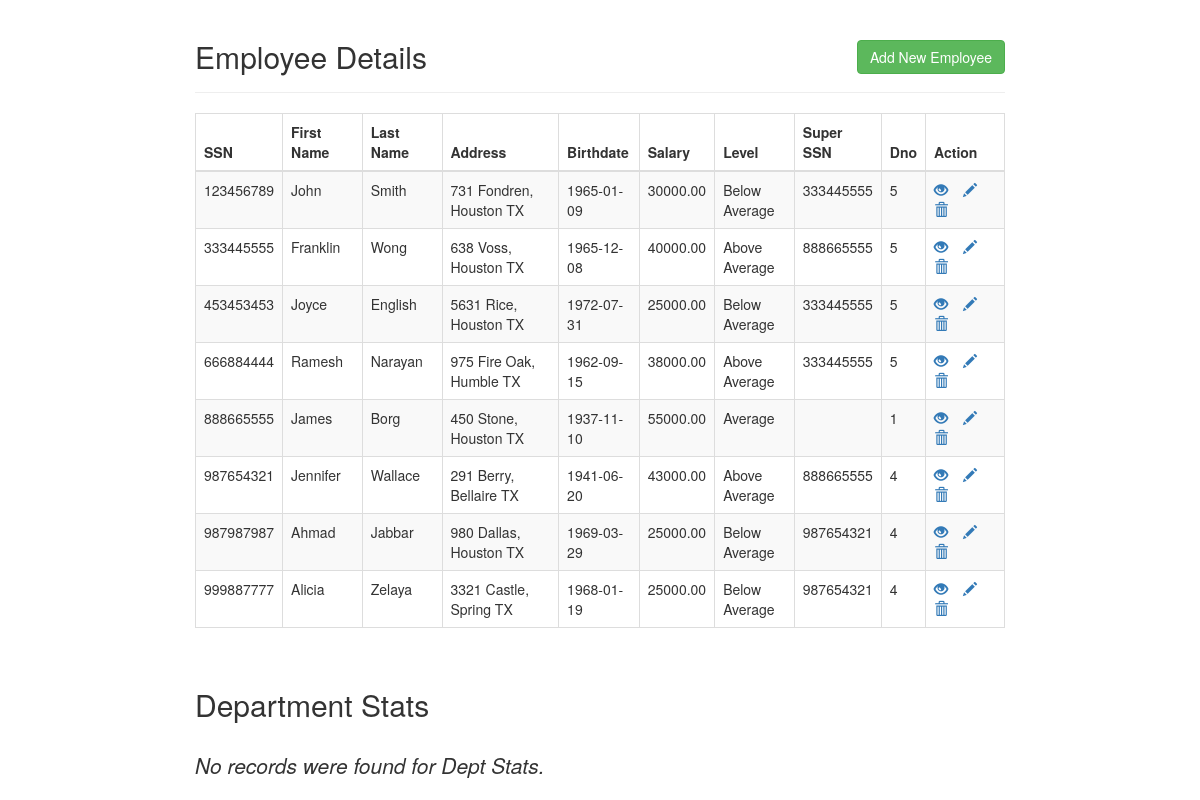
The page / on the database its author committed.
### tables this page shows
create table EMPLOYEE (
  Fname varchar(15) not null,
  Lname varchar(15) not null,
  Ssn char(9) not null,  
  Bdate date not null,
  Address varchar(30) not null,
  Sex char(1) not null,
  Salary decimal(10,2) not null,
  Super_ssn char(9),
  Dno int(2) not null,
  constraint Fullname UNIQUE(Fname, Lname),  
  primary key (Ssn), 
  foreign key (Dno) references DEPARTMENT(Dnumber)
);

### index.php (the view, shortened to what this page needs)
<!DOCTYPE html>
<html lang="en">
<head>
<link rel="stylesheet" href="https://maxcdn.bootstrapcdn.com/bootstrap/3.4.1/css/bootstrap.min.css">
</head>
<body>
    <div class="wrapper">
        <div class="container-fluid">
            <div class="row">
                <div class="col-md-12">
                    <div class="page-header clearfix">
                        <h2 class="pull-left">Employee Details</h2>
                        <a href="createEmployee.php" class="btn btn-success pull-right">Add New Employee</a>
                    </div>
                    <?php
						$sql = "SELECT Ssn,Fname,Lname,Salary, Address, Bdate, PayLevel(Ssn) as Level, Super_ssn, Dno
							FROM EMPLOYEE";
                    if($result = mysqli_query($link, $sql)){
                        if(mysqli_num_rows($result) > 0){
                            echo "<table class='table table-bordered table-striped'>";
                                echo "<thead>";
                                    echo "<tr>";
                                        echo "<th width=8%>SSN</th>";
                                        echo "<th width=10%>First Name</th>";
                                        echo "<th width=10%>Last Name</th>";
                                        echo "<th width=15%>Address </th>";
										echo "<th width=10%>Birthdate </th>";
										echo "<th width = 5%>Salary</th>";
                                        echo "<th width=10%> Level  </th>";
                                        echo "<th width =8%>Super SSN  </th>";
										echo "<th width =5%>Dno  </th>";
                                        echo "<th width=10%>Action</th>";
                                    echo "</tr>";
                                echo "</thead>";
                                echo "<tbody>";
                                while($row = mysqli_fetch_array($result)){
                                    echo "<tr>";
                                        echo "<td>" . $row['Ssn'] . "</td>";
                                        echo "<td>" . $row['Fname'] . "</td>";
                                        echo "<td>" . $row['Lname'] . "</td>";
										echo "<td>" . $row['Address'] . "</td>";
										echo "<td>" . $row['Bdate'] . "</td>";
                                        echo "<td>" . $row['Salary'] . "</td>";
                                        echo "<td>" . $row['Level'] . "</td>";
										echo "<td>" . $row['Super_ssn'] . "</td>";
                                        echo "<td>" . $row['Dno'] . "</td>";
                                        echo "<td>";
                                            echo "<a href='viewProjects.php?Ssn=". $row['Ssn']."&Lname=".$row['Lname']."' title='View Projects' data-toggle='tooltip'><span class='glyphicon glyphicon-eye-open'></span></a>";
                                            echo "<a href='updateEmployee.php?Ssn=". $row['Ssn'] ."' title='Update Record' data-toggle='tooltip'><span class='glyphicon glyphicon-pencil'></span></a>";
                                            echo "<a href='deleteEmployee.php?Ssn=". $row['Ssn'] ."' title='Delete Record' data-toggle='tooltip'><span class='glyphicon glyphicon-trash'></span></a>";
                                        echo "</td>";
                                    echo "</tr>";
                                }
                                echo "</tbody>";
                            echo "</table>";
                        } else{
                            echo "<p class='lead'><em>No records were found.</em></p>";
                        }
                    } else{
                        echo "ERROR: Could not able to execute $sql. <br>" . mysqli_error($link);
                    }
					echo "<br> <h2> Department Stats </h2> <br>";
                    $sql2 = "SELECT * FROM DEPT_STATS";
                    if($result2 = mysqli_query($link, $sql2)){
                        if(mysqli_num_rows($result2) > 0){
                            echo "<div class='col-md-4'>";
							echo "<table width=30% class='table table-bordered table-striped'>";
                                echo "<thead>";
                                    echo "<tr>";
                                        echo "<th width=20%>Dno</th>";
                                        echo "<th width = 20%>Number of Employees</th>";
                                        echo "<th width = 40%>Average Salary</th>";
                                echo "</thead>";
                                echo "<tbody>";
                                while($row = mysqli_fetch_array($result2)){
                                    echo "<tr>";
                                        echo "<td>" . $row['Dnumber'] . "</td>";
                                        echo "<td>" . $row['Emp_count'] . "</td>";
                                        echo "<td>" . $row['Avg_salary'] . "</td>";
                                    echo "</tr>";
                                }
                                echo "</tbody>";
                            echo "</table>";
                            mysqli_free_result($result2);
                        } else{
                            echo "<p class='lead'><em>No records were found for Dept Stats.</em></p>";
                        }
                    } else{
                        echo "ERROR: Could not able to execute $sql2. <br>" . mysqli_error($link);
                    }
                    ?>
                </div>
</body>
</html>

### index.php (style rules this page uses)
.wrapper { width: 70%; margin:0 auto; }
.page-header h2 { margin-top: 0; }
table tr td:last-child a { margin-right: 15px; }

### rows shown on the page
employee: Ssn "123456789", Fname "John", Lname "Smith", Address "731 Fondren, Houston TX", Bdate "1965-01-09", Salary "30000.00", Level "Below Average", Super_ssn "333445555", Dno "5"
employee: Ssn "333445555", Fname "Franklin", Lname "Wong", Address "638 Voss, Houston TX", Bdate "1965-12-08", Salary "40000.00", Level "Above Average", Super_ssn "888665555", Dno "5"
employee: Ssn "453453453", Fname "Joyce", Lname "English", Address "5631 Rice, Houston TX", Bdate "1972-07-31", Salary "25000.00", Level "Below Average", Super_ssn "333445555", Dno "5"
employee: Ssn "666884444", Fname "Ramesh", Lname "Narayan", Address "975 Fire Oak, Humble TX", Bdate "1962-09-15", Salary "38000.00", Level "Above Average", Super_ssn "333445555", Dno "5"
employee: Ssn "888665555", Fname "James", Lname "Borg", Address "450 Stone, Houston TX", Bdate "1937-11-10", Salary "55000.00", Level "Average", Dno "1"
employee: Ssn "987654321", Fname "Jennifer", Lname "Wallace", Address "291 Berry, Bellaire TX", Bdate "1941-06-20", Salary "43000.00", Level "Above Average", Super_ssn "888665555", Dno "4"
employee: Ssn "987987987", Fname "Ahmad", Lname "Jabbar", Address "980 Dallas, Houston TX", Bdate "1969-03-29", Salary "25000.00", Level "Below Average", Super_ssn "987654321", Dno "4"
employee: Ssn "999887777", Fname "Alicia", Lname "Zelaya", Address "3321 Castle, Spring TX", Bdate "1968-01-19", Salary "25000.00", Level "Below Average", Super_ssn "987654321", Dno "4"
